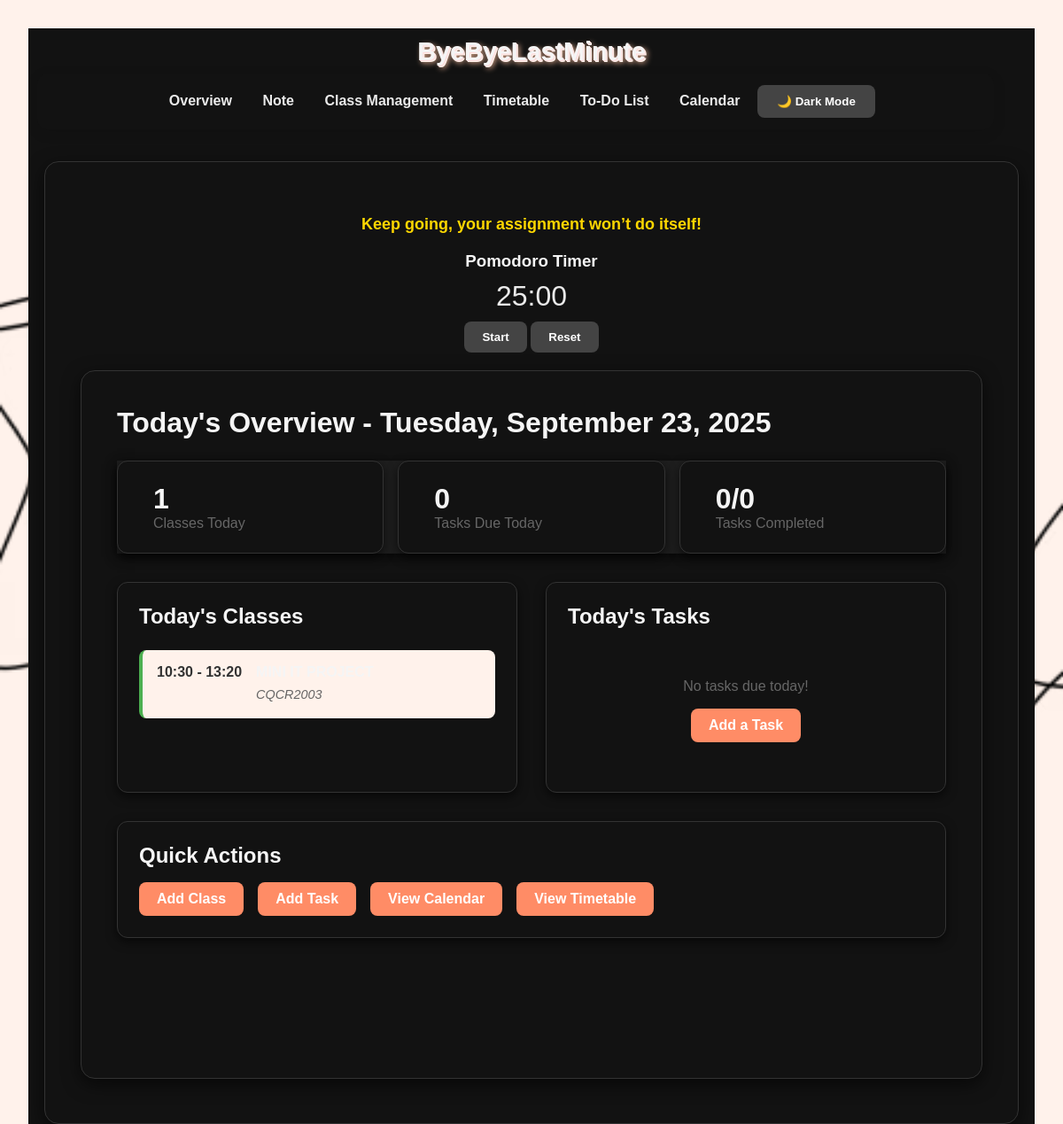
/, run on an earlier commit of the app's database.
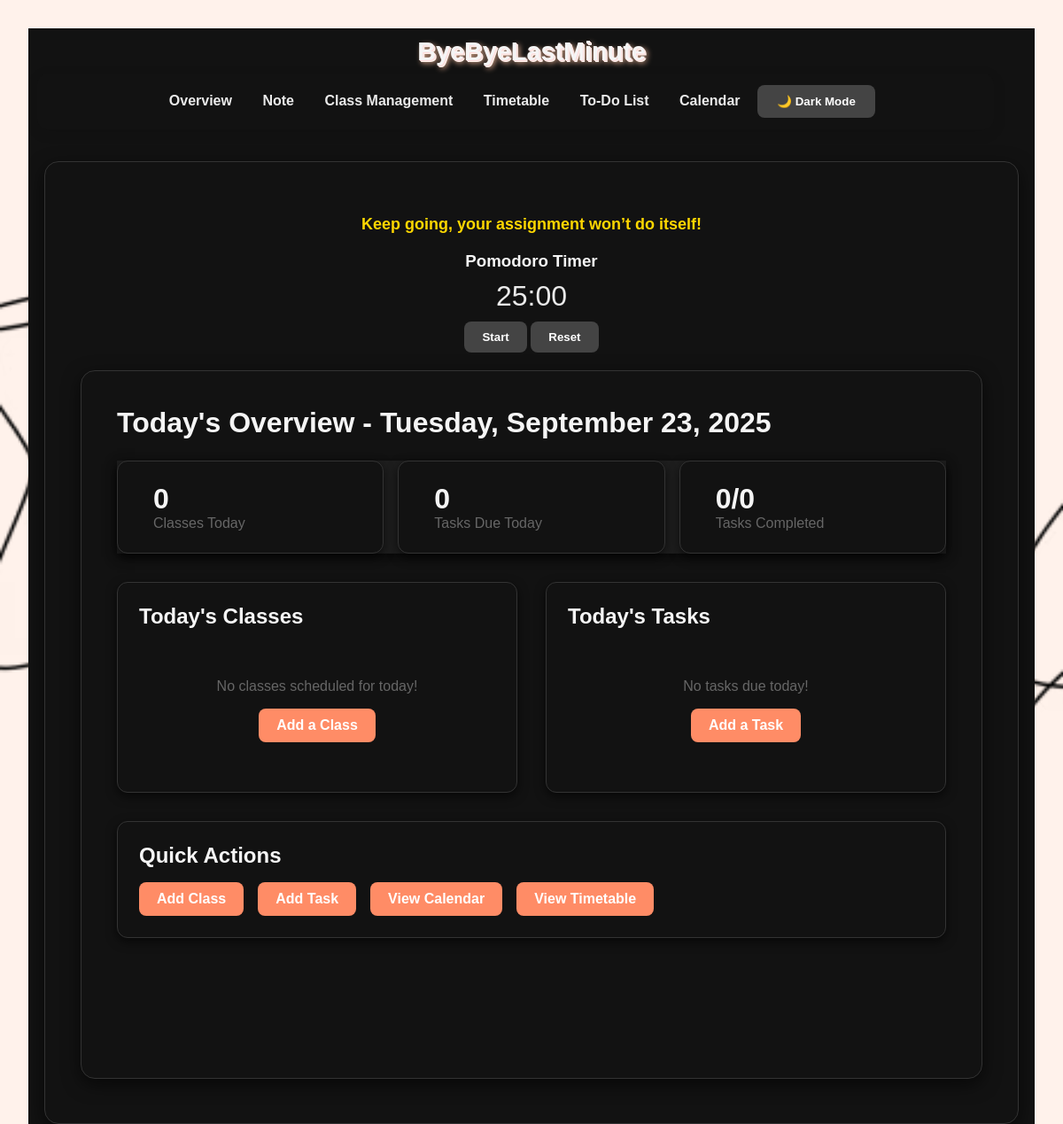
And on a later commit of the database.
### tables this page shows
CREATE TABLE classes (
                id INTEGER PRIMARY KEY AUTOINCREMENT,
                name TEXT NOT NULL,
                day TEXT NOT NULL,
                start_time TEXT NOT NULL,
                end_time TEXT NOT NULL,
                location TEXT NOT NULL,
                notes TEXT
            );

### app.py (the view)
@app.route('/')
def home():
    current_date = datetime.now().strftime("%A, %B %d, %Y")
    current_day = datetime.now().strftime("%A")
    with get_db_connection() as conn:
        today_classes = conn.execute(
            "SELECT * FROM classes WHERE day = ? ORDER BY start_time",
            (current_day,)
        ).fetchall()
    today_str = datetime.now().strftime("%Y-%m-%d")
    today_tasks = []
    with get_db_connection() as conn:
        rows = conn.execute(
            "SELECT * FROM todos WHERE due_date = ? ORDER BY due_time",
            (today_str,)
        ).fetchall()
        today_tasks = [Todo(**dict(row)) for row in rows]
    completed_tasks = sum(1 for task in today_tasks if task.is_done)
    return render_template('home.html',
                         current_date=current_date,
                         today_classes=today_classes,
                         today_tasks=today_tasks,
                         completed_tasks=completed_tasks)

### app.py (called while the page is built)
def get_db_connection():
    conn = sqlite3.connect(DB_NAME, timeout=10)
    conn.row_factory = sqlite3.Row
    return conn

@app.context_processor
def inject_vapid_key():
    return dict(VAPID_PUBLIC_KEY=VAPID_PUBLIC_KEY)

### templates/home.html (shortened to what this page needs)
{% extends "base.html" %}
{% block content %}
<main class="container">
  <h1>Today's Overview - {{ current_date }}</h1>
  <div class="today-summary">
    <div class="summary-card">
      <div class="summary-content">
        <h3>{{ today_classes|length }}</h3>
        <p>Classes Today</p>
      </div>
    </div>
    <div class="summary-card">
      <div class="summary-content">
        <h3>{{ today_tasks|length }}</h3>
        <p>Tasks Due Today</p>
      </div>
    </div>
    <div class="summary-card">
      <div class="summary-content">
        <h3>{{ completed_tasks }}/{{ today_tasks|length }}</h3>
        <p>Tasks Completed</p>
      </div>
    </div>
  </div>
  <div class="overview-columns">
    <div class="overview-section">
      <h2>Today's Classes</h2>
      {% if today_classes %}
        <div class="class-list">
          {% for class in today_classes %}
          <div class="class-item">
            <div class="class-time">
              <span class="time-range">{{ class.start_time }} - {{ class.end_time }}</span>
            </div>
            <div class="class-details">
              <h4>{{ class.name }}</h4>
              <p class="class-location">{{ class.location }}</p>
            </div>
          </div>
          {% endfor %}
        </div>
      {% else %}
        <div class="empty-state">
          <p>No classes scheduled for today! </p>
          <a href="{{ url_for('add_class') }}" class="button secondary">Add a Class</a>
        </div>
      {% endif %}
    </div>
    <div class="overview-section">
      <h2>Today's Tasks</h2>
      {% if today_tasks %}
        <div class="task-list">
          {% for task in today_tasks %}
          <div class="task-item {% if task.is_done %}completed{% endif %}">
            <div class="task-checkbox">
              <input type="checkbox" {% if task.is_done %}checked{% endif %} disabled>
            </div>
            <div class="task-details">
              <h4>{{ task.task }}</h4>
              <p class="task-time">
                {% if task.due_time %}
                {{ task.due_time }}
                {% else %}
                All Day
                {% endif %}
              </p>
            </div>
            <div class="task-actions">
              <a href="{{ url_for('edit_todo', todo_id=task.id) }}" class="small-btn">Edit</a>
            </div>
          </div>
          {% endfor %}
        </div>
      {% else %}
        <div class="empty-state">
          <p>No tasks due today! </p>
          <a href="{{ url_for('add_todo') }}" class="button secondary">Add a Task</a>
        </div>
      {% endif %}
    </div>
  </div>
  <div class="quick-actions">
    <h2>Quick Actions</h2>
    <div class="action-buttons">
      <a href="{{ url_for('add_class') }}" class="button secondary">Add Class</a>
      <a href="{{ url_for('add_todo') }}" class="button secondary">Add Task</a>
      <a href="{{ url_for('calendar_view') }}" class="button secondary">View Calendar</a>
      <a href="{{ url_for('timetable') }}" class="button secondary">View Timetable</a>
    </div>
  </div>
</main>
{% endblock %}

What changed in the data, as far as the page shows it:
removed classes: start_time "10:30", end_time "13:20", location "CQCR2003"
Also different on the page:
{{ today_classes|length }}: "1" → "0"
text now shown: "No classes scheduled for today! Add a Class"
